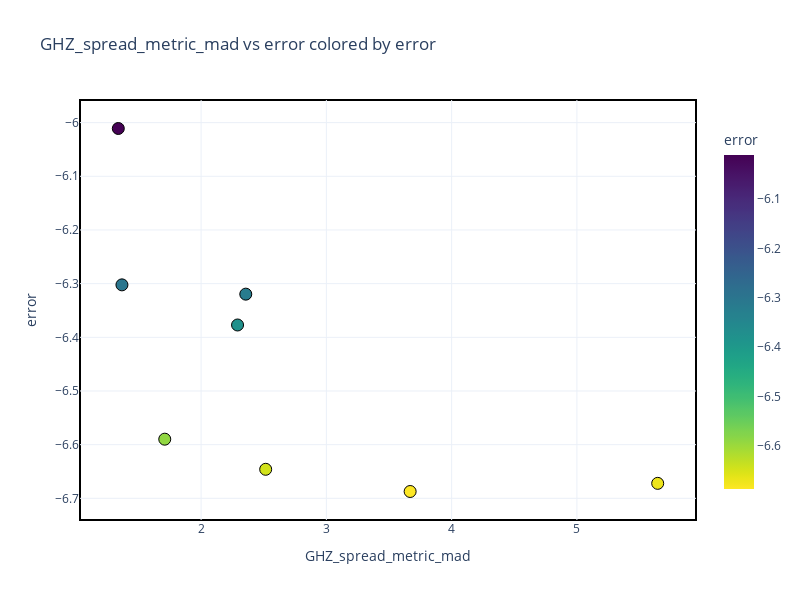

Here is the notebook cell this chart was saved with:
### Code cell
def plot_metric_vs_error_plotly(
    df,
    qfim_type,
    x_metric,
    error_col="error",
    title=None,
    add_trendline=False,
    n_colors=100,
    width=800,
    height=600
):
    """
    Plot a scatter of one QFIM metric vs. error, with the points colored by the same error.
    This is useful to visualize how error changes with the metric, and the color scale 
    helps distinguish overlapping points.

    Parameters
    ----------
    df : pd.DataFrame
        DataFrame with columns for the QFIM metrics and an error column.
    qfim_type : str
        The QFIM type (e.g. "GHZ", "basis", "dqfim", "target").
        If None, x_metric is assumed to be a direct column name in df.
    x_metric : str
        The base name of the metric for the x-axis (without prefix if qfim_type is None).
    error_col : str, default "error"
        The column name for the error values (y-axis and color).
    title : str, optional
        Plot title. If None, a default is generated.
    add_trendline : bool, optional
        If True, add an OLS trendline across all points.
    n_colors : int, optional
        Number of color steps in the custom colormap.
    width, height : int
        Plot width and height in pixels.

    Returns
    -------
    fig : plotly.graph_objects.Figure
        A scatter plot with a bounding box, black marker borders, 
        and a color bar for the error values.
    """
    import plotly.express as px
    import numpy as np
    import seaborn as sns
    import matplotlib.colors as mcolors
    from matplotlib.colors import LinearSegmentedColormap

    # 1) Construct x_col
    if qfim_type is not None:
        x_col = f"{qfim_type}_{x_metric}"
    else:
        x_col = x_metric

    # Check columns
    for col in [x_col, error_col]:
        if col not in df.columns:
            raise ValueError(f"Column '{col}' not found in the DataFrame.")

    # 2) Build a custom color scale from the error range
    data_min = df[error_col].min()
    data_max = df[error_col].max()
    if np.isclose(data_min, data_max):
        data_max = data_min + 1e-12

    values = np.linspace(data_min, data_max, n_colors) ** 4
    base_colormap = plt.cm.viridis
    # base_colormap = sns.color_palette("Spectral", as_cmap=True).reversed()
    # base_colormap = sns.color_palette("YlGn", as_cmap=True).reversed()
    colors_rgba = base_colormap((values - values.min()) / (values.max() - values.min()))
    # 'YlGn'
    custom_cmap = LinearSegmentedColormap.from_list('vibrant', colors_rgba, N=n_colors)
    plotly_color_scale = [mcolors.to_hex(custom_cmap(i)) for i in np.linspace(0, 1, n_colors)]

    # 3) Trend line options
    trendline_option = "ols" if add_trendline else None

    # 4) Create the scatter plot
    fig = px.scatter(
        df,
        x=x_col,
        y=error_col,
        color=error_col,
        color_continuous_scale=plotly_color_scale,
        title=title if title else f"{x_col} vs {error_col} colored by {error_col}",
        hover_data=["test_key"],
        template="plotly_white",
        trendline=trendline_option,
        trendline_scope="overall",
        trendline_color_override="red",
        width=width,
        height=height
    )

    # 5) Marker styling
    fig.update_traces(
        marker=dict(
            size=12,
            line=dict(width=1, color="black"),
            symbol="circle"
        )
    )

    # 6) Adjust color bar and bounding box
    fig.update_layout(
        coloraxis_colorbar=dict(
            title=error_col,
            len=0.9,
            thickness=30,
            y=0.5,
            yanchor="middle",
            x=1.03
        ),
        shapes=[
            dict(
                type="rect",
                xref="paper", yref="paper",
                x0=0, y0=0, x1=1, y1=1,
                line=dict(color="black", width=2),
                layer="below"
            )
        ]
    )

    return fig
fig =plot_metric_vs_error_plotly(df_agg_by_test_key, qfim_type="GHZ", x_metric="spread_metric_mad")
fig.show()

### Figure 1 — Plotly figure (JSON) as saved in the notebook; plotly's stock layout.template omitted (floating-point values rounded to 4 significant figures; data arrays with more than 128 entries replaced by an {"elided": "..."} marker saying what was removed)
{"data": [{"customdata": [["test104"], ["test122"], ["test129"], ["test175"], ["test18"], ["test197"], ["test7"], ["test79"]], "hovertemplate": "GHZ_spread_metric_mad=%{x}<br>error=%{marker.color}<br>test_key=%{customdata[0]}<extra></extra>", "legendgroup": "", "marker": {"color": [-6.32, -6.011, -6.377, -6.302, -6.646, -6.672, -6.687, -6.59], "coloraxis": "coloraxis", "line": {"color": "black", "width": 1}, "size": 12, "symbol": "circle"}, "mode": "markers", "name": "", "orientation": "v", "showlegend": false, "type": "scatter", "x": [2.357, 1.339, 2.291, 1.368, 2.516, 5.645, 3.669, 1.71], "xaxis": "x", "y": [-6.32, -6.011, -6.377, -6.302, -6.646, -6.672, -6.687, -6.59], "yaxis": "y"}], "layout": {"coloraxis": {"colorbar": {"len": 0.9, "thickness": 30, "title": {"text": "error"}, "x": 1.03, "y": 0.5, "yanchor": "middle"}, "colorscale": {"elided": "100x2 mixed values"}}, "height": 600, "legend": {"tracegroupgap": 0}, "shapes": [{"layer": "below", "line": {"color": "black", "width": 2}, "type": "rect", "x0": 0, "x1": 1, "xref": "paper", "y0": 0, "y1": 1, "yref": "paper"}], "title": {"text": "GHZ_spread_metric_mad vs error colored by error"}, "width": 800, "xaxis": {"anchor": "y", "domain": [0, 1], "title": {"text": "GHZ_spread_metric_mad"}}, "yaxis": {"anchor": "x", "domain": [0, 1], "title": {"text": "error"}}}}
